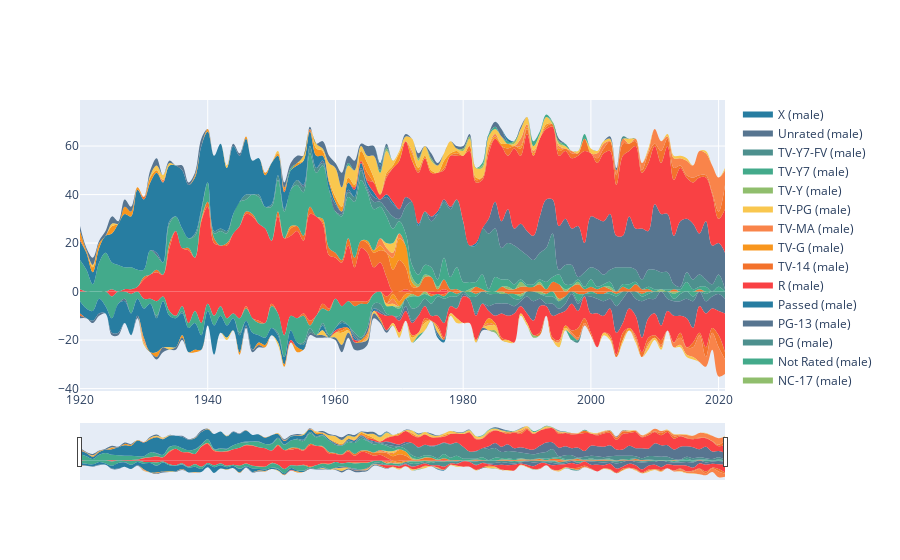

Notebook code for this chart:
### Code cell
fig = go.Figure()
for genre in female_trace_dict.keys():
    fig.add_trace(female_trace_dict[genre])

for genre in male_trace_dict.keys():
    fig.add_trace(male_trace_dict[genre])

fig.update_layout(
    xaxis=dict(
        rangeslider=dict(
            visible=True
        ),
        type="date"
    )
)
fig.show()

### Figure 1 — Plotly figure (JSON) as saved in the notebook; plotly's stock layout.template omitted (floating-point values rounded to 4 significant figures; data arrays with more than 128 entries replaced by an {"elided": "..."} marker saying what was removed)
{"data": [{"fillcolor": "#f94144", "line": {"shape": "spline"}, "mode": "none", "name": "Approved (female)", "stackgroup": "two", "type": "scatter", "x": {"elided": "2040 int values"}, "y": [0, 0, 0, 0, 0, -2, 0, 0, -1, 0, -3, -3, -4, -2, -8, -10, -6, -13, -8, -13, -5, -10, -6, -11, -9, -11, -6, -11, -12, -13, -5, -9, -18, -10, -11, -9, -12, -10, -5, -7, -3, -6, -4, -4, -4, -4, -1, 0, -2, 0, 0, 0, 0, 0, 0, -1, -1, -1, 0, 0, 0, 0, 0, 0, 0, 0, 0, 0, 0, 0, 0, 0, 0, 0, 0, 0, 0, 0, 0, 0, 0, 0, 0, 0, 0, 0, 0, 0, 0, 0, 0, 0, 0, 0, 0, 0, 0, 0, 0, 0, 0, 0]}, {"fillcolor": "#f3722c", "line": {"shape": "spline"}, "mode": "none", "name": "G (female)", "stackgroup": "two", "type": "scatter", "x": {"elided": "2040 int values"}, "y": [0, 0, 0, 0, 0, 0, 0, 0, 0, 0, 0, 0, 0, 0, 0, 0, 0, 0, 0, 0, 0, 0, 0, 0, 0, 0, -1, 0, -1, 0, -1, 0, 0, 0, 0, -1, -2, 0, -2, -1, 0, 0, 0, -2, -1, -1, 0, 0, -3, -1, -4, -1, -1, -2, 0, -1, 0, -1, 0, -1, 0, 0, -1, 0, 0, 0, 0, -1, -1, -1, 0, 0, 0, -1, 0, -3, -2, 0, -1, -1, 0, -1, -1, 0, -1, 0, 0, 0, -1, 0, 0, 0, 0, 0, 0, 0, 0, 0, 0, 0, 0, 0]}, {"fillcolor": "#f8961e", "line": {"shape": "spline"}, "mode": "none", "name": "GP (female)", "stackgroup": "two", "type": "scatter", "x": {"elided": "2040 int values"}, "y": [0, 0, 0, 0, 0, 0, 0, 0, 0, 0, 0, 0, 0, 0, 0, 0, 0, 0, 0, 0, 0, 0, 0, 0, 0, 0, 0, 0, 0, 0, 0, 0, 0, 0, 0, 0, 0, 0, 0, 0, 0, 0, 0, 0, 0, 0, 0, 0, 0, -2, -2, -2, 0, 0, 0, 0, 0, 0, 0, 0, 0, 0, 0, 0, 0, 0, 0, 0, 0, 0, 0, 0, 0, 0, 0, 0, 0, 0, 0, 0, 0, 0, 0, 0, 0, 0, 0, 0, 0, 0, 0, 0, 0, 0, 0, 0, 0, 0, 0, 0, 0, 0]}, {"fillcolor": "#f9844a", "line": {"shape": "spline"}, "mode": "none", "name": "M (female)", "stackgroup": "two", "type": "scatter", "x": {"elided": "2040 int values"}, "y": [0, 0, 0, 0, 0, 0, 0, 0, 0, 0, 0, 0, 0, 0, 0, 0, 0, 0, 0, 0, 0, 0, 0, 0, 0, 0, 0, 0, 0, 0, 0, 0, 0, 0, 0, 0, 0, 0, 0, 0, 0, 0, 0, 0, 0, 0, 0, 0, 0, -2, 0, 0, 0, 0, 0, 0, 0, 0, 0, 0, 0, 0, 0, 0, 0, 0, 0, 0, 0, 0, 0, 0, 0, 0, 0, 0, 0, 0, 0, 0, 0, 0, 0, 0, 0, 0, 0, 0, 0, 0, 0, 0, 0, 0, 0, 0, 0, 0, 0, 0, 0, 0]}, {"fillcolor": "#f9c74f", "line": {"shape": "spline"}, "mode": "none", "name": "M/PG (female)", "stackgroup": "two", "type": "scatter", "x": {"elided": "2040 int values"}, "y": [0, 0, 0, 0, 0, 0, 0, 0, 0, 0, 0, 0, 0, 0, 0, 0, 0, 0, 0, 0, 0, 0, 0, 0, 0, 0, 0, 0, 0, 0, 0, 0, 0, 0, 0, 0, 0, 0, 0, 0, 0, 0, 0, 0, 0, 0, 0, 0, -1, -1, 0, 0, 0, 0, 0, 0, 0, 0, 0, 0, 0, 0, 0, 0, 0, 0, 0, 0, 0, 0, 0, 0, 0, 0, 0, 0, 0, 0, 0, 0, 0, 0, 0, 0, 0, 0, 0, 0, 0, 0, 0, 0, 0, 0, 0, 0, 0, 0, 0, 0, 0, 0]}, {"fillcolor": "#90be6d", "line": {"shape": "spline"}, "mode": "none", "name": "NC-17 (female)", "stackgroup": "two", "type": "scatter", "x": {"elided": "2040 int values"}, "y": [0, 0, 0, 0, 0, 0, 0, 0, 0, 0, 0, 0, 0, 0, 0, 0, 0, 0, 0, 0, 0, 0, 0, 0, 0, 0, 0, 0, 0, 0, 0, 0, 0, 0, 0, 0, 0, 0, 0, 0, 0, 0, 0, 0, 0, 0, 0, 0, 0, 0, -1, 0, -1, 0, -1, 0, 0, 0, 0, 0, 0, 0, 0, 0, 0, 0, -1, 0, 0, -1, 0, 0, -1, 0, 0, -1, 0, 0, 0, 0, 0, 0, 0, 0, 0, 0, 0, 0, 0, 0, 0, 0, 0, -1, 0, 0, 0, 0, 0, 0, 0, 0]}, {"fillcolor": "#43aa8b", "line": {"shape": "spline"}, "mode": "none", "name": "Not Rated (female)", "stackgroup": "two", "type": "scatter", "x": {"elided": "2040 int values"}, "y": [-4, -7, -8, -3, -6, -9, -5, -3, -8, -3, -4, -2, -6, -2, -2, -1, -2, -2, -5, -5, -3, -4, -4, -3, -2, -6, -5, -6, -5, -6, -9, -8, -9, -6, -10, -11, -1, -8, -6, -10, -12, -6, -10, -11, -14, -10, -4, -5, -3, -4, -3, 0, -5, -4, -2, -3, -1, -1, -2, -1, 0, -2, -1, 0, -1, -1, 0, 0, -2, -1, 0, 0, 0, -1, -2, 0, 0, 0, -3, 0, -1, 0, 0, -1, -1, 0, 0, 0, -1, -1, 0, 0, 0, -2, -1, 0, -2, 0, -1, 0, 0, 0]}, {"fillcolor": "#4d908e", "line": {"shape": "spline"}, "mode": "none", "name": "PG (female)", "stackgroup": "two", "type": "scatter", "x": {"elided": "2040 int values"}, "y": [0, 0, 0, 0, 0, 0, 0, 0, 0, 0, 0, 0, -1, 0, 0, 0, -1, 0, 0, 0, 0, 0, 0, 0, 0, -1, 0, 0, 0, 0, 0, -1, 0, 0, 0, -1, -2, 0, -1, -1, 0, -1, 0, -1, -1, 0, -2, -3, -1, 0, -1, -3, -5, -4, -3, -5, -8, -10, -4, -5, -1, -1, -7, -5, -5, -4, -4, -4, -3, -1, -2, -4, -2, -3, -3, -3, -3, -1, -1, -1, -1, -2, -3, -2, -4, -3, 0, -3, -2, -2, -3, 0, -3, -1, -3, -3, -2, 0, -3, -2, -1, -3]}, {"fillcolor": "#577590", "line": {"shape": "spline"}, "mode": "none", "name": "PG-13 (female)", "stackgroup": "two", "type": "scatter", "x": {"elided": "2040 int values"}, "y": [0, 0, 0, 0, 0, 0, 0, -1, 0, 0, 0, 0, 0, 0, 0, 0, 0, 0, 0, 0, 0, 0, 0, 0, 0, 0, 0, 0, 0, 0, 0, 0, 0, 0, 0, 0, 0, 0, 0, 0, 0, 0, 0, -1, 0, -2, 0, -1, 0, 0, -1, -2, -1, 0, 0, 0, 0, 0, 0, 0, -1, 0, -1, 0, -2, -5, -4, -5, -3, -2, -7, -8, -3, -1, -5, -2, -3, -4, -3, 0, -7, -6, -6, -4, -11, -10, -7, -7, -15, -8, -6, -14, -5, -6, -6, -8, -11, -6, -5, -5, -7, -6]}, {"fillcolor": "#277da1", "line": {"shape": "spline"}, "mode": "none", "name": "Passed (female)", "stackgroup": "two", "type": "scatter", "x": {"elided": "2040 int values"}, "y": [-5, -4, -4, -6, -3, -6, -12, -9, -9, -7, -12, -20, -14, -19, -13, -12, -9, -10, -11, -6, -6, -12, -7, -5, -5, -7, -2, -7, -3, -3, -3, -3, -3, -4, -2, -2, 0, 0, -2, 0, -1, -2, -1, -1, 0, 0, -1, 0, 0, 0, 0, 0, 0, 0, 0, 0, 0, 0, 0, 0, 0, 0, 0, 0, 0, 0, 0, 0, 0, 0, 0, 0, 0, 0, 0, 0, 0, 0, 0, 0, 0, 0, 0, 0, 0, 0, 0, 0, 0, 0, 0, 0, 0, 0, 0, 0, 0, 0, 0, 0, 0, 0]}, {"fillcolor": "#f94144", "line": {"shape": "spline"}, "mode": "none", "name": "R (female)", "stackgroup": "two", "type": "scatter", "x": {"elided": "2040 int values"}, "y": [0, 0, 0, 0, 0, 0, 0, 0, 0, 0, 0, 0, 0, 0, 0, 0, 0, 0, 0, 0, 0, 0, 0, 0, 0, 0, 0, 0, 0, 0, 0, 0, 0, -1, 0, 0, 0, 0, 0, 0, -1, 0, 0, -1, 0, 0, 0, -2, -6, -3, -5, -4, -5, -7, -5, -2, -4, -6, -3, -4, -11, -10, -10, -10, -3, -3, -10, -10, -12, -3, -4, -6, -11, -4, -9, -11, -6, -11, -7, -9, -8, -14, -7, -11, -9, -4, -8, -8, -6, -8, -9, -6, -8, -11, -7, -12, -6, -11, -14, -8, -10, -16]}, {"fillcolor": "#f3722c", "line": {"shape": "spline"}, "mode": "none", "name": "TV-14 (female)", "stackgroup": "two", "type": "scatter", "x": {"elided": "2040 int values"}, "y": [-1, 0, 0, 0, 0, 0, 0, 0, 0, 0, 0, 0, 0, 0, 0, 0, 0, 0, 0, 0, 0, 0, 0, 0, 0, 0, 0, 0, 0, 0, 0, 0, 0, 0, 0, 0, 0, 0, 0, 0, 0, -1, 0, 0, 0, 0, 0, 0, 0, 0, 0, 0, 0, 0, -1, 0, -1, -1, 0, 0, 0, 0, 0, 0, 0, 0, -1, 0, 0, 0, 0, 0, -1, 0, -1, 0, 0, -1, -4, -2, -1, 0, 0, -1, -1, -3, 0, -1, -2, -2, -1, -2, 0, 0, -2, 0, -2, -1, -4, -2, -5, -3]}, {"fillcolor": "#f8961e", "line": {"shape": "spline"}, "mode": "none", "name": "TV-G (female)", "stackgroup": "two", "type": "scatter", "x": {"elided": "2040 int values"}, "y": [0, 0, 0, 0, 0, 0, 0, 0, 0, 0, -1, 0, -2, 0, 0, 0, -1, 0, -1, 0, 0, 0, 0, 0, 0, -1, 0, 0, -1, -1, 0, 0, -1, 0, -2, 0, 0, 0, 0, 0, 0, -1, -1, 0, -1, -1, 0, -1, 0, 0, 0, 0, -1, 0, -1, 0, 0, 0, 0, 0, 0, 0, 0, 0, -2, -1, 0, 0, 0, 0, 0, 0, 0, 0, 0, 0, -1, 0, 0, 0, 0, 0, 0, 0, 0, 0, -1, 0, 0, 0, 0, 0, 0, 0, 0, 0, 0, 0, 0, 0, 0, 0]}, {"fillcolor": "#f9844a", "line": {"shape": "spline"}, "mode": "none", "name": "TV-MA (female)", "stackgroup": "two", "type": "scatter", "x": {"elided": "2040 int values"}, "y": [0, 0, 0, 0, 0, 0, 0, 0, 0, 0, -1, 0, 0, 0, 0, 0, 0, 0, 0, 0, 0, 0, 0, 0, 0, 0, 0, 0, 0, 0, 0, 0, 0, 0, 0, 0, 0, 0, 0, 0, 0, 0, 0, 0, 0, -1, 0, 0, 0, 0, 0, 0, 0, 0, 0, 0, 0, 0, 0, 0, 0, 0, 0, 0, -1, 0, 0, 0, 0, 0, 0, 0, 0, 0, 0, -1, 0, -1, -1, -1, 0, 0, 0, 0, 0, 0, 0, -1, 0, -1, 0, -1, 0, -2, -3, -3, -4, -11, -4, -7, -12, -6]}, {"fillcolor": "#f9c74f", "line": {"shape": "spline"}, "mode": "none", "name": "TV-PG (female)", "stackgroup": "two", "type": "scatter", "x": {"elided": "2040 int values"}, "y": [0, 0, 0, 0, 0, 0, 0, 0, 0, 0, -1, 0, 0, 0, -1, 0, 0, 0, 0, 0, 0, 0, 0, -1, 0, 0, 0, 0, 0, 0, 0, -1, 0, 0, 0, 0, 0, 0, -2, 0, -2, -5, -1, 0, 0, -1, -1, 0, 0, -1, -2, 0, -2, -1, -3, 0, -2, 0, -1, -2, 0, 0, -1, 0, -2, -2, 0, -1, 0, -1, -1, 0, 0, 0, 0, -2, -1, 0, 0, 0, 0, 0, -1, -1, 0, -1, 0, -1, 0, -2, -1, -1, 0, 0, -1, -1, -1, 0, 0, 0, 0, 0]}, {"fillcolor": "#90be6d", "line": {"shape": "spline"}, "mode": "none", "name": "TV-Y (female)", "stackgroup": "two", "type": "scatter", "x": {"elided": "2040 int values"}, "y": [0, 0, 0, 0, 0, 0, 0, 0, 0, 0, 0, 0, 0, 0, 0, 0, 0, 0, 0, 0, 0, 0, 0, 0, 0, 0, 0, 0, 0, 0, 0, 0, 0, 0, 0, 0, 0, 0, 0, 0, 0, 0, 0, 0, 0, 0, 0, 0, 0, 0, 0, 0, 0, 0, 0, 0, 0, 0, 0, 0, 0, 0, 0, 0, 0, -1, 0, 0, 0, 0, 0, -1, 0, 0, 0, 0, 0, 0, 0, 0, 0, 0, 0, 0, 0, 0, 0, 0, 0, 0, 0, 0, 0, 0, 0, 0, 0, 0, 0, 0, 0, 0]}, {"fillcolor": "#43aa8b", "line": {"shape": "spline"}, "mode": "none", "name": "TV-Y7 (female)", "stackgroup": "two", "type": "scatter", "x": {"elided": "2040 int values"}, "y": [0, 0, 0, 0, 0, 0, 0, 0, 0, 0, 0, 0, 0, 0, 0, 0, 0, 0, 0, 0, 0, 0, 0, 0, 0, 0, 0, 0, 0, 0, 0, 0, 0, 0, 0, 0, 0, 0, 0, 0, 0, 0, 0, 0, 0, 0, 0, 0, 0, 0, 0, 0, 0, -1, 0, 0, 0, 0, 0, 0, 0, 0, 0, 0, 0, 0, 0, 0, 0, 0, 0, 0, 0, 0, 0, 0, 0, -2, 0, 0, 0, 0, 0, 0, 0, 0, 0, 0, 0, 0, 0, 0, 0, 0, 0, 0, 0, 0, 0, 0, 0, 0]}, {"fillcolor": "#4d908e", "line": {"shape": "spline"}, "mode": "none", "name": "TV-Y7-FV (female)", "stackgroup": "two", "type": "scatter", "x": {"elided": "2040 int values"}, "y": [0, 0, 0, 0, 0, 0, 0, 0, 0, 0, 0, 0, 0, 0, 0, 0, 0, 0, 0, 0, 0, 0, 0, 0, 0, 0, 0, 0, 0, 0, 0, 0, 0, 0, 0, 0, 0, 0, 0, 0, 0, 0, 0, 0, 0, 0, 0, 0, 0, 0, 0, 0, 0, 0, 0, 0, 0, 0, 0, 0, 0, 0, 0, 0, 0, 0, 0, 0, 0, 0, 0, 0, 0, 0, 0, 0, 0, 0, -1, 0, 0, 0, 0, 0, 0, 0, 0, 0, 0, 0, 0, 0, 0, 0, 0, 0, 0, 0, 0, 0, 0, 0]}, {"fillcolor": "#577590", "line": {"shape": "spline"}, "mode": "none", "name": "Unrated (female)", "stackgroup": "two", "type": "scatter", "x": {"elided": "2040 int values"}, "y": [-1, 0, -1, -1, 0, -1, -1, 0, 0, -1, 0, 0, -1, -2, 0, -1, -1, 0, 0, 0, 0, 0, 0, 0, 0, 0, -1, -1, -1, 0, 0, 0, 0, 0, 0, 0, -1, -1, -1, 0, -1, -3, -2, -3, -3, -2, -2, -1, -1, 0, 0, 0, 0, 0, 0, 0, -1, 0, 0, 0, 0, 0, 0, -1, 0, 0, 0, 0, 0, 0, 0, 0, 0, 0, 0, 0, 0, 0, 0, 0, 0, 0, 0, 0, 0, 0, 0, 0, 0, 0, 0, 0, 0, 0, 0, 0, 0, 0, 0, 0, 0, 0]}, {"fillcolor": "#277da1", "line": {"shape": "spline"}, "mode": "none", "name": "X (female)", "stackgroup": "two", "type": "scatter", "x": {"elided": "2040 int values"}, "y": [0, 0, 0, 0, 0, 0, 0, 0, 0, 0, 0, 0, 0, 0, 0, 0, 0, 0, 0, 0, 0, 0, 0, 0, 0, 0, 0, 0, 0, 0, 0, 0, 0, 0, 0, 0, 0, 0, 0, 0, 0, 0, 0, 0, 0, 0, 0, 0, 0, 0, 0, 0, 0, 0, 0, 0, -1, -1, 0, 0, 0, 0, 0, 0, 0, 0, 0, 0, 0, 0, 0, 0, 0, 0, 0, 0, 0, 0, 0, 0, 0, 0, 0, 0, 0, 0, 0, 0, 0, 0, 0, 0, 0, 0, 0, 0, 0, 0, 0, 0, 0, 0]}, {"fillcolor": "#f94144", "line": {"shape": "spline"}, "mode": "none", "name": "Approved (male)", "stackgroup": "one", "type": "scatter", "x": {"elided": "2244 int values"}, "y": [1, 0, 0, 0, 0, 1, 0, 1, 1, 2, 5, 7, 8, 7, 18, 25, 18, 17, 14, 29, 35, 20, 19, 19, 24, 27, 32, 31, 28, 26, 21, 31, 22, 23, 25, 21, 32, 31, 28, 15, 14, 12, 19, 10, 18, 16, 10, 12, 6, 0, 0, 1, 0, 0, 0, 0, 0, 1, 0, 0, 0, 0, 0, 0, 0, 0, 0, 0, 0, 0, 0, 0, 0, 0, 0, 0, 0, 0, 0, 0, 0, 0, 0, 0, 0, 0, 0, 0, 0, 0, 0, 0, 0, 0, 0, 0, 0, 0, 0, 0, 0, 0]}, {"fillcolor": "#f3722c", "line": {"shape": "spline"}, "mode": "none", "name": "G (male)", "stackgroup": "one", "type": "scatter", "x": {"elided": "2244 int values"}, "y": [0, 0, 0, 0, 0, 0, 0, 0, 0, 0, 1, 0, 1, 0, 2, 0, 0, 1, 0, 0, 2, 2, 0, 1, 0, 0, 1, 1, 0, 0, 0, 2, 0, 3, 2, 2, 3, 0, 1, 3, 2, 1, 3, 4, 3, 4, 6, 5, 10, 9, 13, 9, 2, 2, 6, 6, 1, 4, 1, 1, 0, 0, 2, 1, 0, 0, 2, 1, 1, 2, 2, 2, 3, 1, 4, 3, 0, 2, 3, 1, 2, 1, 2, 1, 0, 2, 1, 3, 1, 1, 0, 0, 0, 1, 0, 0, 0, 1, 0, 0, 0, 0]}, {"fillcolor": "#f8961e", "line": {"shape": "spline"}, "mode": "none", "name": "GP (male)", "stackgroup": "one", "type": "scatter", "x": {"elided": "2244 int values"}, "y": [0, 0, 0, 0, 0, 0, 0, 0, 0, 0, 0, 0, 0, 0, 0, 0, 0, 0, 0, 1, 0, 0, 0, 0, 0, 0, 0, 0, 0, 0, 0, 0, 0, 1, 0, 0, 0, 0, 1, 0, 0, 0, 0, 0, 0, 1, 1, 2, 0, 5, 9, 9, 2, 0, 0, 0, 0, 0, 0, 0, 0, 0, 0, 0, 0, 0, 0, 0, 0, 0, 0, 0, 0, 0, 0, 0, 0, 0, 0, 0, 0, 0, 0, 0, 0, 0, 0, 0, 0, 0, 0, 0, 0, 0, 0, 0, 0, 0, 0, 0, 0, 0]}, {"fillcolor": "#f9844a", "line": {"shape": "spline"}, "mode": "none", "name": "M (male)", "stackgroup": "one", "type": "scatter", "x": {"elided": "2244 int values"}, "y": [0, 0, 0, 0, 0, 0, 0, 0, 0, 0, 0, 0, 0, 0, 0, 0, 0, 0, 0, 0, 0, 0, 0, 0, 0, 0, 0, 0, 0, 0, 0, 0, 0, 0, 0, 0, 0, 0, 0, 0, 0, 0, 0, 0, 0, 0, 0, 3, 2, 2, 2, 0, 0, 0, 0, 0, 0, 0, 0, 0, 0, 0, 0, 0, 0, 0, 0, 0, 0, 0, 0, 0, 0, 0, 0, 0, 0, 0, 0, 0, 0, 0, 0, 0, 0, 0, 0, 0, 0, 0, 0, 0, 0, 0, 0, 0, 0, 0, 0, 0, 0, 0]}, {"fillcolor": "#f9c74f", "line": {"shape": "spline"}, "mode": "none", "name": "M/PG (male)", "stackgroup": "one", "type": "scatter", "x": {"elided": "2244 int values"}, "y": [0, 0, 0, 0, 0, 0, 0, 0, 0, 0, 0, 0, 0, 0, 0, 0, 0, 0, 0, 0, 0, 0, 0, 0, 0, 0, 0, 0, 0, 0, 0, 0, 0, 0, 0, 0, 0, 0, 0, 0, 0, 0, 0, 0, 0, 0, 0, 0, 2, 4, 0, 0, 0, 0, 0, 0, 0, 0, 0, 0, 0, 0, 0, 0, 0, 0, 0, 0, 0, 0, 0, 0, 0, 0, 0, 0, 0, 0, 0, 0, 0, 0, 0, 0, 0, 0, 0, 0, 0, 0, 0, 0, 0, 0, 0, 0, 0, 0, 0, 0, 0, 0]}, {"fillcolor": "#90be6d", "line": {"shape": "spline"}, "mode": "none", "name": "NC-17 (male)", "stackgroup": "one", "type": "scatter", "x": {"elided": "2244 int values"}, "y": [0, 0, 0, 0, 0, 0, 0, 0, 0, 0, 0, 0, 0, 0, 0, 0, 0, 0, 0, 0, 0, 0, 0, 0, 0, 0, 0, 0, 0, 0, 0, 0, 0, 0, 0, 0, 0, 0, 0, 0, 0, 0, 0, 0, 0, 0, 0, 0, 0, 0, 0, 0, 2, 1, 1, 0, 1, 0, 0, 0, 0, 1, 0, 0, 0, 0, 0, 1, 0, 2, 0, 0, 1, 0, 0, 0, 1, 0, 1, 0, 0, 0, 0, 1, 0, 0, 0, 0, 0, 0, 0, 1, 0, 0, 0, 0, 0, 0, 0, 0, 0, 0]}, {"fillcolor": "#43aa8b", "line": {"shape": "spline"}, "mode": "none", "name": "Not Rated (male)", "stackgroup": "one", "type": "scatter", "x": {"elided": "2244 int values"}, "y": [12, 9, 3, 12, 16, 11, 11, 9, 9, 7, 3, 10, 6, 5, 8, 6, 8, 4, 9, 3, 8, 2, 6, 4, 8, 10, 5, 8, 11, 9, 14, 13, 11, 15, 17, 18, 22, 18, 22, 24, 17, 18, 17, 23, 25, 20, 17, 13, 11, 6, 5, 5, 5, 4, 4, 4, 3, 9, 5, 9, 4, 3, 2, 6, 1, 6, 3, 3, 2, 1, 1, 1, 1, 3, 2, 4, 2, 1, 1, 1, 3, 1, 1, 2, 0, 1, 2, 1, 0, 1, 1, 0, 1, 0, 1, 4, 1, 1, 2, 0, 2, 0]}, {"fillcolor": "#4d908e", "line": {"shape": "spline"}, "mode": "none", "name": "PG (male)", "stackgroup": "one", "type": "scatter", "x": {"elided": "2244 int values"}, "y": [0, 0, 0, 0, 0, 0, 0, 0, 0, 0, 0, 0, 0, 0, 1, 0, 0, 0, 1, 1, 0, 1, 1, 1, 0, 0, 2, 0, 1, 0, 1, 2, 1, 0, 2, 2, 3, 2, 1, 0, 0, 1, 2, 2, 4, 1, 3, 2, 3, 5, 1, 11, 26, 20, 22, 19, 27, 23, 28, 28, 25, 15, 15, 19, 23, 20, 13, 15, 16, 12, 12, 10, 11, 14, 18, 2, 8, 8, 1, 6, 5, 7, 4, 5, 10, 7, 7, 5, 4, 7, 8, 7, 7, 2, 1, 4, 4, 5, 3, 3, 5, 1]}, {"fillcolor": "#577590", "line": {"shape": "spline"}, "mode": "none", "name": "PG-13 (male)", "stackgroup": "one", "type": "scatter", "x": {"elided": "2244 int values"}, "y": [0, 0, 0, 0, 0, 0, 0, 0, 0, 0, 0, 0, 1, 0, 0, 0, 0, 0, 0, 0, 0, 0, 0, 0, 0, 0, 0, 0, 0, 0, 0, 0, 0, 0, 0, 1, 0, 0, 1, 0, 3, 1, 1, 0, 1, 1, 2, 1, 5, 5, 4, 4, 0, 0, 0, 2, 0, 1, 1, 0, 0, 0, 0, 0, 6, 11, 11, 14, 7, 11, 10, 10, 15, 20, 14, 18, 19, 15, 21, 12, 21, 21, 22, 23, 13, 13, 21, 17, 21, 16, 27, 24, 24, 20, 27, 22, 23, 17, 24, 16, 13, 15]}, {"fillcolor": "#277da1", "line": {"shape": "spline"}, "mode": "none", "name": "Passed (male)", "stackgroup": "one", "type": "scatter", "x": {"elided": "2244 int values"}, "y": [8, 7, 5, 6, 7, 12, 17, 22, 21, 33, 29, 28, 33, 33, 23, 21, 24, 22, 23, 26, 21, 31, 35, 26, 28, 19, 23, 14, 15, 13, 17, 8, 7, 8, 6, 10, 6, 5, 2, 3, 1, 0, 3, 3, 2, 2, 2, 0, 1, 1, 0, 0, 0, 1, 0, 0, 1, 0, 0, 0, 0, 0, 1, 0, 0, 0, 0, 0, 0, 0, 0, 0, 0, 0, 0, 0, 0, 0, 0, 0, 0, 0, 0, 0, 0, 0, 0, 0, 0, 0, 0, 0, 0, 0, 0, 0, 0, 0, 0, 0, 0, 0]}, {"fillcolor": "#f94144", "line": {"shape": "spline"}, "mode": "none", "name": "R (male)", "stackgroup": "one", "type": "scatter", "x": {"elided": "2244 int values"}, "y": [0, 0, 0, 0, 0, 0, 0, 0, 0, 0, 0, 0, 0, 0, 0, 0, 0, 0, 0, 0, 0, 0, 0, 0, 0, 0, 0, 0, 0, 0, 0, 0, 0, 0, 0, 0, 0, 0, 0, 0, 0, 0, 0, 1, 1, 1, 4, 2, 7, 14, 20, 23, 17, 21, 22, 18, 16, 12, 21, 18, 27, 39, 25, 20, 27, 26, 31, 22, 33, 28, 40, 33, 32, 29, 30, 29, 28, 29, 29, 38, 26, 23, 28, 26, 21, 33, 27, 34, 23, 28, 24, 21, 28, 23, 22, 17, 17, 23, 18, 21, 10, 18]}, {"fillcolor": "#f3722c", "line": {"shape": "spline"}, "mode": "none", "name": "TV-14 (male)", "stackgroup": "one", "type": "scatter", "x": {"elided": "2244 int values"}, "y": [1, 0, 0, 0, 0, 0, 0, 0, 0, 0, 1, 0, 0, 0, 0, 0, 0, 0, 0, 0, 0, 0, 0, 0, 0, 0, 0, 0, 0, 0, 0, 0, 1, 0, 0, 0, 1, 0, 0, 0, 0, 0, 0, 0, 0, 3, 0, 0, 1, 0, 0, 0, 0, 1, 0, 0, 0, 1, 0, 1, 0, 2, 1, 1, 2, 0, 0, 3, 1, 3, 2, 0, 0, 1, 1, 2, 1, 2, 1, 5, 0, 2, 2, 4, 4, 5, 3, 2, 1, 4, 1, 5, 3, 5, 1, 1, 2, 1, 1, 1, 3, 10]}, {"fillcolor": "#f8961e", "line": {"shape": "spline"}, "mode": "none", "name": "TV-G (male)", "stackgroup": "one", "type": "scatter", "x": {"elided": "2244 int values"}, "y": [3, 1, 2, 2, 0, 3, 0, 3, 2, 1, 0, 2, 1, 0, 0, 0, 0, 0, 1, 0, 1, 0, 0, 0, 0, 0, 1, 0, 0, 1, 0, 1, 1, 0, 1, 0, 0, 3, 2, 1, 2, 2, 2, 1, 4, 4, 2, 0, 1, 1, 3, 0, 3, 1, 1, 1, 0, 3, 1, 1, 0, 0, 1, 0, 1, 1, 1, 2, 0, 1, 1, 1, 0, 1, 0, 1, 0, 0, 0, 0, 0, 0, 0, 0, 0, 0, 0, 0, 0, 0, 0, 0, 0, 0, 0, 0, 0, 0, 0, 0, 0, 0]}, {"fillcolor": "#f9844a", "line": {"shape": "spline"}, "mode": "none", "name": "TV-MA (male)", "stackgroup": "one", "type": "scatter", "x": {"elided": "2244 int values"}, "y": [0, 0, 0, 0, 0, 0, 0, 0, 0, 0, 0, 0, 0, 1, 0, 0, 0, 0, 0, 0, 0, 0, 0, 0, 0, 0, 0, 0, 0, 0, 0, 0, 0, 0, 0, 0, 0, 0, 0, 0, 0, 0, 0, 0, 0, 0, 0, 0, 0, 0, 0, 0, 1, 0, 0, 0, 0, 0, 0, 0, 0, 0, 0, 0, 0, 1, 0, 0, 0, 3, 1, 1, 0, 0, 0, 1, 0, 1, 0, 0, 0, 2, 2, 0, 2, 2, 0, 1, 3, 1, 6, 4, 1, 4, 3, 6, 5, 10, 9, 11, 14, 6]}, {"fillcolor": "#f9c74f", "line": {"shape": "spline"}, "mode": "none", "name": "TV-PG (male)", "stackgroup": "one", "type": "scatter", "x": {"elided": "2244 int values"}, "y": [0, 0, 1, 0, 0, 1, 0, 0, 0, 0, 0, 1, 2, 2, 1, 0, 0, 0, 0, 0, 0, 0, 0, 1, 0, 0, 0, 0, 0, 0, 0, 1, 0, 0, 0, 2, 0, 2, 1, 7, 12, 8, 5, 6, 2, 3, 9, 9, 9, 2, 1, 2, 5, 3, 4, 4, 3, 3, 5, 1, 2, 3, 4, 4, 4, 2, 3, 0, 1, 4, 3, 2, 2, 3, 0, 1, 1, 0, 1, 0, 2, 1, 1, 1, 0, 0, 2, 0, 0, 1, 0, 0, 1, 1, 1, 1, 0, 0, 1, 0, 0, 1]}, {"fillcolor": "#90be6d", "line": {"shape": "spline"}, "mode": "none", "name": "TV-Y (male)", "stackgroup": "one", "type": "scatter", "x": {"elided": "2244 int values"}, "y": [0, 0, 0, 0, 0, 0, 0, 0, 0, 0, 0, 0, 0, 0, 0, 0, 0, 0, 0, 0, 0, 0, 0, 0, 0, 0, 0, 0, 0, 0, 0, 0, 0, 0, 0, 0, 0, 0, 0, 0, 0, 0, 0, 0, 0, 0, 0, 0, 1, 0, 0, 0, 0, 1, 0, 1, 0, 0, 0, 0, 1, 1, 0, 1, 0, 0, 0, 0, 1, 0, 0, 0, 0, 0, 1, 1, 0, 0, 0, 0, 0, 0, 0, 0, 0, 0, 0, 0, 0, 0, 0, 0, 0, 0, 0, 0, 0, 0, 0, 0, 0, 0]}, {"fillcolor": "#43aa8b", "line": {"shape": "spline"}, "mode": "none", "name": "TV-Y7 (male)", "stackgroup": "one", "type": "scatter", "x": {"elided": "2244 int values"}, "y": [0, 0, 0, 0, 0, 0, 0, 0, 0, 0, 0, 0, 0, 0, 0, 0, 0, 0, 0, 0, 0, 0, 0, 0, 0, 0, 0, 0, 0, 0, 0, 0, 0, 1, 0, 0, 0, 0, 0, 0, 0, 0, 1, 0, 0, 0, 0, 1, 0, 0, 0, 0, 0, 0, 0, 0, 0, 0, 0, 0, 0, 0, 0, 1, 1, 1, 0, 1, 0, 0, 0, 2, 1, 1, 0, 0, 1, 0, 0, 2, 0, 0, 0, 0, 0, 0, 0, 0, 0, 0, 0, 0, 0, 0, 0, 0, 0, 0, 0, 0, 0, 0]}, {"fillcolor": "#4d908e", "line": {"shape": "spline"}, "mode": "none", "name": "TV-Y7-FV (male)", "stackgroup": "one", "type": "scatter", "x": {"elided": "2244 int values"}, "y": [0, 0, 0, 0, 0, 0, 0, 0, 0, 0, 0, 0, 0, 0, 0, 0, 0, 0, 0, 0, 0, 0, 0, 0, 0, 0, 0, 0, 0, 0, 0, 0, 0, 0, 0, 0, 0, 0, 0, 0, 0, 0, 0, 0, 0, 0, 0, 0, 1, 0, 0, 0, 0, 0, 0, 0, 0, 0, 0, 0, 0, 0, 0, 0, 0, 0, 0, 0, 0, 0, 0, 0, 0, 0, 0, 0, 0, 0, 0, 0, 0, 0, 0, 0, 0, 1, 0, 0, 0, 0, 0, 0, 0, 0, 0, 0, 0, 0, 0, 0, 0, 0]}, {"fillcolor": "#577590", "line": {"shape": "spline"}, "mode": "none", "name": "Unrated (male)", "stackgroup": "one", "type": "scatter", "x": {"elided": "2244 int values"}, "y": [2, 1, 3, 1, 2, 3, 1, 3, 2, 0, 0, 2, 3, 0, 1, 0, 2, 1, 1, 3, 0, 0, 0, 0, 1, 1, 0, 0, 0, 0, 0, 0, 2, 2, 3, 0, 1, 0, 3, 3, 2, 6, 3, 4, 1, 4, 4, 2, 1, 0, 0, 1, 0, 2, 0, 2, 1, 0, 0, 1, 1, 1, 0, 0, 0, 2, 3, 0, 0, 1, 0, 0, 0, 0, 0, 1, 0, 0, 0, 0, 0, 0, 0, 1, 1, 0, 0, 0, 0, 0, 0, 0, 0, 0, 0, 0, 0, 0, 0, 0, 0, 0]}, {"fillcolor": "#277da1", "line": {"shape": "spline"}, "mode": "none", "name": "X (male)", "stackgroup": "one", "type": "scatter", "x": {"elided": "2244 int values"}, "y": [0, 0, 0, 0, 0, 0, 0, 0, 0, 0, 0, 0, 0, 0, 0, 0, 0, 0, 0, 0, 0, 0, 0, 0, 0, 0, 0, 0, 0, 0, 0, 0, 0, 0, 0, 0, 0, 0, 0, 0, 0, 0, 0, 0, 0, 0, 0, 1, 0, 0, 0, 0, 0, 0, 0, 0, 0, 0, 0, 0, 0, 0, 0, 0, 0, 0, 0, 1, 0, 0, 0, 0, 0, 0, 0, 0, 0, 0, 0, 0, 0, 0, 0, 0, 0, 0, 0, 0, 0, 0, 0, 0, 0, 0, 0, 0, 0, 0, 0, 0, 0, 0]}], "layout": {"xaxis": {"rangeslider": {"visible": true}, "type": "date"}}}
